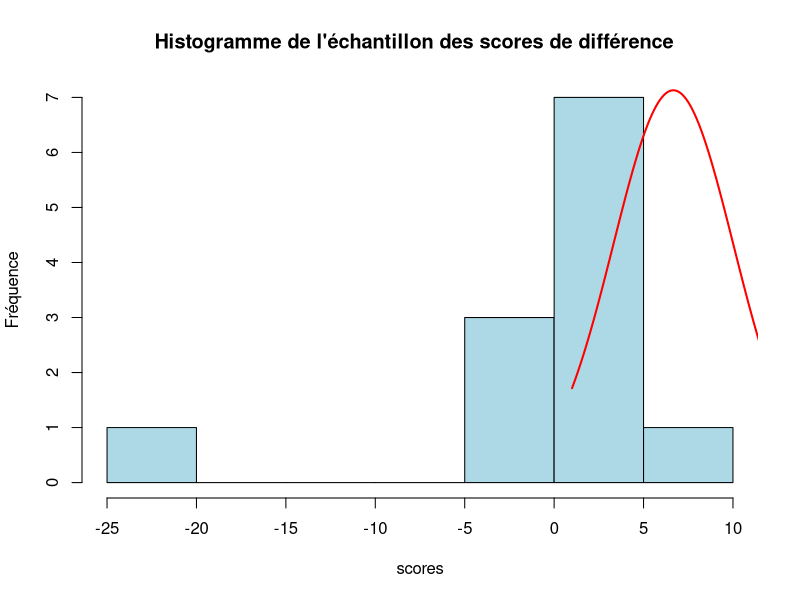

Generate this figure with R:
score_av<-c(5 ,2, 8, 9, 5, 3, 25, 8, 8, 4, 1, 2)
score_ap<-c( 6 ,2 ,9 ,10 ,6 ,1 ,3 ,10 ,6 ,7 ,2 ,10)
diff <- score_ap - score_av
#difference
#hist(difference,prob=T)
#curve(dnorm(x,mean(difference),sd(difference)),add = T,col='blue',lwd=3)
mu <- mean(score_av)
sigma <-sd(score_ap)
x <- seq(min(score_av), max(score_av), length = 1000)
y <- dnorm(x, mean = mu, sd = sigma)
lines(x, y * length(score_av)* diff(hist(diff, main = "Histogramme de l'échantillon des scores de différence  " , xlab = "scores", ylab = "Fréquence", col = "lightblue", border = "black") $breaks[1:2]), col = "red", lwd = 2)
shapiro.test(diff)


wilcox.test(score_ap, score_av, paired = T)$p.value

